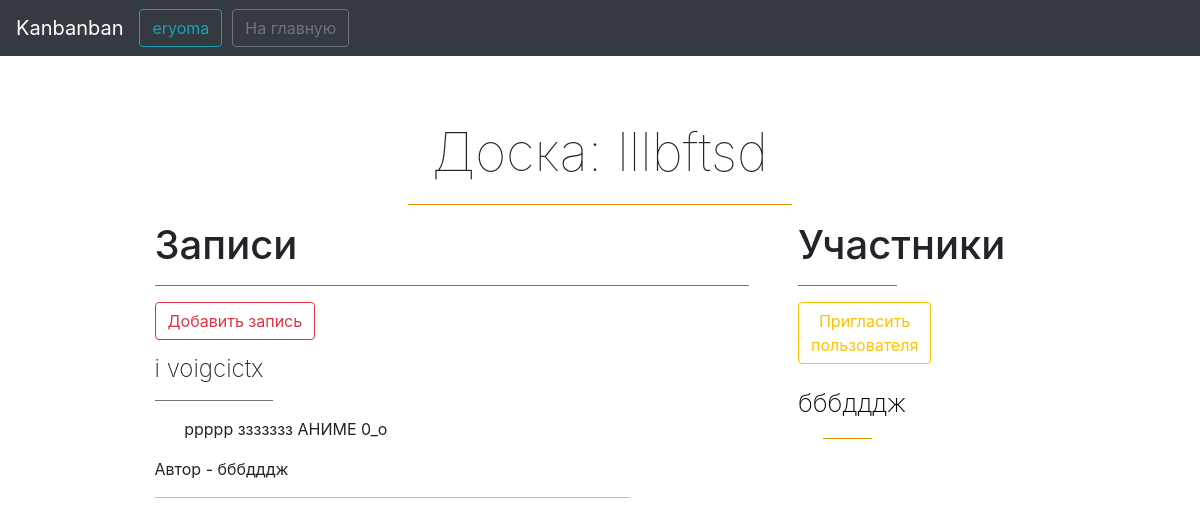
The page /board/3 (signed in) on the database its author committed.
### data/User.py (models this page shows, shortened)
class User(SqlAlchemyBase, UserMixin):
    __tablename__ = 'users'
    id = sqlalchemy.Column(sqlalchemy.Integer,
                           primary_key=True, autoincrement=True)
    email = sqlalchemy.Column(sqlalchemy.String,
                              index=True, unique=True, nullable=True)
    hashed_password = sqlalchemy.Column(sqlalchemy.String, nullable=True)
    name = sqlalchemy.Column(sqlalchemy.String, nullable=True)
    board = orm.relation("Board", back_populates='user')

### data/Board.py (models this page shows, shortened)
class Board(SqlAlchemyBase):
    __tablename__ = 'boards'
    id = sqlalchemy.Column(sqlalchemy.Integer, autoincrement=True,
                           primary_key=True)
    author = sqlalchemy.Column(sqlalchemy.String, nullable=True)
    title = sqlalchemy.Column(sqlalchemy.String, nullable=False)
    workers = sqlalchemy.Column(sqlalchemy.String)
    isPrivate = sqlalchemy.Column(sqlalchemy.Boolean)
    tasks = orm.relation('Task', back_populates="board")
    user_id = sqlalchemy.Column(sqlalchemy.Integer,
                                sqlalchemy.ForeignKey("users.id"))
    user = orm.relation('User')

### data/Task.py (models this page shows)
class Task(SqlAlchemyBase):
    __tablename__ = 'tasks'
    id = sqlalchemy.Column(sqlalchemy.Integer,
                           primary_key=True, autoincrement=True)
    title = sqlalchemy.Column(sqlalchemy.String, nullable=True)
    content = sqlalchemy.Column(sqlalchemy.String)
    author = sqlalchemy.Column(sqlalchemy.String)
    user_id = sqlalchemy.Column(sqlalchemy.Integer)
    board = orm.relation("Board")
    board_id = sqlalchemy.Column(sqlalchemy.Integer,
                                sqlalchemy.ForeignKey("boards.id"))
    files = sqlalchemy.Column(sqlalchemy.String, nullable=True)

### main.py (the view)
@app.route('/board/<id>', methods=['POST', 'GET'])
@login_required
def board(id):
    if current_user.is_authenticated:
        session = db_session.create_session()
        cur_board = session.query(Board.Board).filter(Board.Board.id == int(id)).first()
        if cur_board:
            members = str(cur_board.workers).split(',')
        else:
            return abort(404)
        tasks = cur_board.tasks
        TASKS = []
        for TASK in tasks:
            TASKS.append(TASK)
        MEMBERS = []
        for id in members:
            if id.isdigit():
                MEMBER = session.query(User.User).filter(User.User.id == int(id)).first()
                if MEMBER:
                    MEMBERS.append(MEMBER)
        if cur_board.isPrivate and str(current_user.id) not in members:
            return render_template('oops.html')
        session.commit()
        return render_template('board.html', tasks=TASKS, members=MEMBERS, board=cur_board)
    return redirect('/login')

### data/db_session.py (called while the page is built)
def create_session() -> Session:
    global __factory
    return __factory()

### main.py (called while the page is built)
@login_manager.user_loader
def load_user(user_id):
    session = db_session.create_session()
    return session.query(User.User).get(user_id)

### templates/board.html (shortened to what this page needs)
<!DOCTYPE html>
<html lang="en">
<head>
    <link rel="stylesheet"
          href="https://stackpath.bootstrapcdn.com/bootstrap/4.4.1/css/bootstrap.min.css"
>
</head>
<body>
    <nav class="navbar navbar-expand-md navbar-dark fixed-top bg-dark">
        <a class="navbar-brand kanban">Kanbanban</a>
        <nav class="buttons">
            <div class="dropdown">
                <button onclick="dropdownFunction()" class="btn btn-outline-info dropbtn">{{ current_user.name }}</button>
            </div>
        </nav>
        <button class="btn btn-outline-secondary" href="/" style="margin-left: 10px">На главную</button>
    </nav>
    <div class="header-block">
        <h2 class="header">Доска: {{ board.title }}</h2>
        <hr noshade width="40%" color="orange">
    </div>
    <div class="row">
        <div class="content">
            <h1>Записи</h1>
            <hr noshade width="100%">
            <a class="btn btn-outline-danger" href="/add_task/{{ board.id }}" style="margin-bottom: 15px;">Добавить запись</a>
            {% for item in tasks %}
                {% if item.title != "" %}
                    <h4 style="font-weight: 200">{{ item.title }}</h4>
                    <hr noshade align="left" width="20%">
                {% else %}
                    <h4 style="font-weight: 200">Запись №{{ loop.index }}</h4>
                    <hr noshade align="left" width="20%">
                {% endif %}
                <div class="content" style="width: 70%; margin-left: 5%">
                    <p class="text">
                        {{ item.content }}
                    </p>
                </div>
                <div class="author">
                    <p class="author">Автор - {{ item.author }}</p>
                </div>
                <hr noshade color="lightgray" width="80%" align="left">
            {% endfor %}
        </div>
        <div class="members">
            <h1>Участники</h1>
            <hr noshade width="100%">
            <div id="invite-block" style="margin-bottom: 20px;">
                <button class="btn btn-outline-warning invite" onclick="invite()">Пригласить пользователя</button>
            </div>
            <div class="" style="width: 100%; text-align: center">
                {% for member in members %}
                    <a href="/profile/{{ member.id }}" style="color: black; font-size: 19pt; font-weight: 200; text-align: center">{{ member.name }}</a>
                    <hr noshade color="orange" width="50%" align="center">
                {% endfor %}
            </div>
        </div>
    </div>
</body>
</html>

### templates/board.html (style rules this page uses)
body { width: 80%; margin-left: auto; margin-right: auto; }
.buttons { float: none; margin-right: 0; }
.dropdown { position: relative; display: inline-block; }
.header { font-size: 40pt; font-weight: 100; margin-top: 120px; margin-left: auto; margin-right: auto; margin-bottom: 20px; text-align: center; }
.content { width: 60%; margin-right: 5%; margin-left: 5%; }
.members { width: 10%; }

### rows shown on the page
User: name "eryoma"
Board: title "lllbftsd"
Task: title "i voigcictx", content "ррррр ззззззз АНИМЕ 0_о", author "бббдддж"
User: name "бббдддж"
